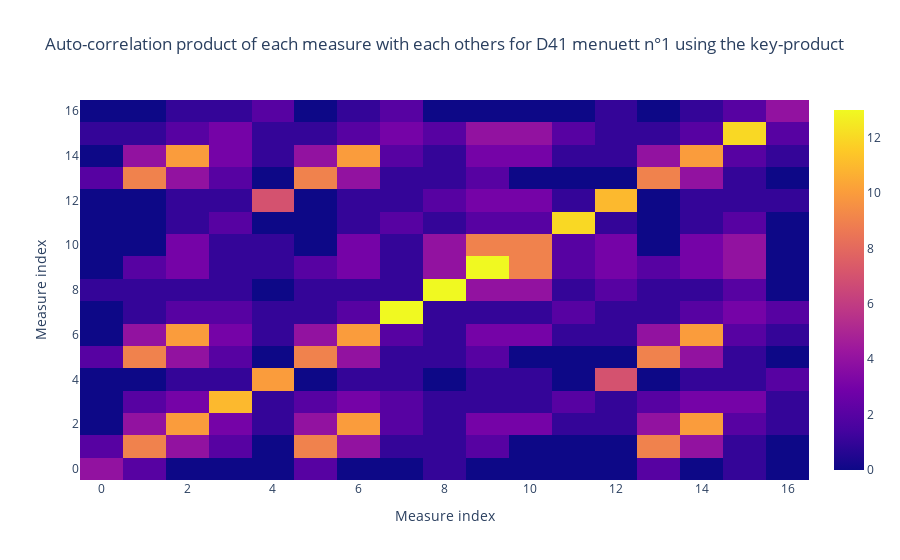

Notebook code for this chart:
### Markdown cell above
### Using auto-correlation for initial section detection

If a piece $A$ has repeating sections, we should expect to observe relatively high products $a_x \cdot a_y$ for $x \neq y$.

Printing each pairwise product $a_x · a_y$ in a heatmap for the first piece (D41 menuett n°1), we can observe with respectively the _key-_ and _class-products_:

### Code cell
dsp.heatmap_piece1_pitch

### Figure 1 — Plotly figure (JSON) as saved in the notebook; plotly's stock layout.template omitted (floating-point values rounded to 4 significant figures; data arrays with more than 128 entries replaced by an {"elided": "..."} marker saying what was removed)
{"data": [{"type": "heatmap", "z": {"elided": "17x17 int values"}}], "layout": {"title": {"text": "Auto-correlation product of each measure with each others for D41 menuett n°1 using the key-product"}, "xaxis": {"title": {"text": "Measure index"}}, "yaxis": {"title": {"text": "Measure index"}}}}
